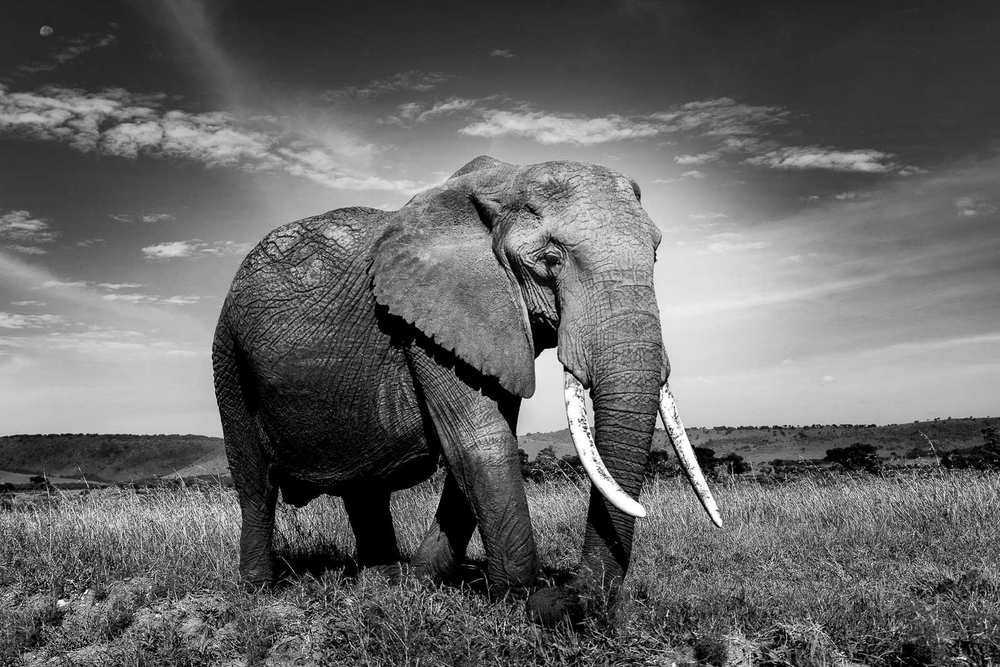
#> input picture projectold.py/python/original_image.png, 1000 x 667 px, shrunk from 1600 x 1067 before the run
$ python 'Gaussian Filter.py'
#> lines starting #> are read from the running program, lines starting #| are printed output that depends on the picture; long printed decimals are rounded
import cv2
import numpy as np
import matplotlib.pyplot as plt
from skimage.metrics import peak_signal_noise_ratio as psnr
from skimage.metrics import structural_similarity as ssim

img = cv2.imread("original_image.png")
#> img is the input picture: shape (667, 1000, 3); min 0, max 255, mean 101.8
img = cv2.cvtColor(img, cv2.COLOR_BGR2RGB)


def add_gaussian_noise(image, mean=0, var=20):
#> called with mean = 0, var = 20
    sigma = var ** 0.5
    gaussian = np.random.normal(mean, sigma, image.shape).astype(np.float32)
    noisy = image.astype(np.float32) + gaussian
    noisy = np.clip(noisy, 0, 255).astype(np.uint8)
    return noisy

def add_salt_pepper_noise(image, prob=0.02):
#> called with prob = 0.02
    noisy = np.copy(image)
    rnd = np.random.rand(image.shape[0], image.shape[1])
    noisy[rnd < prob] = 0
    noisy[rnd > 1 - prob] = 255
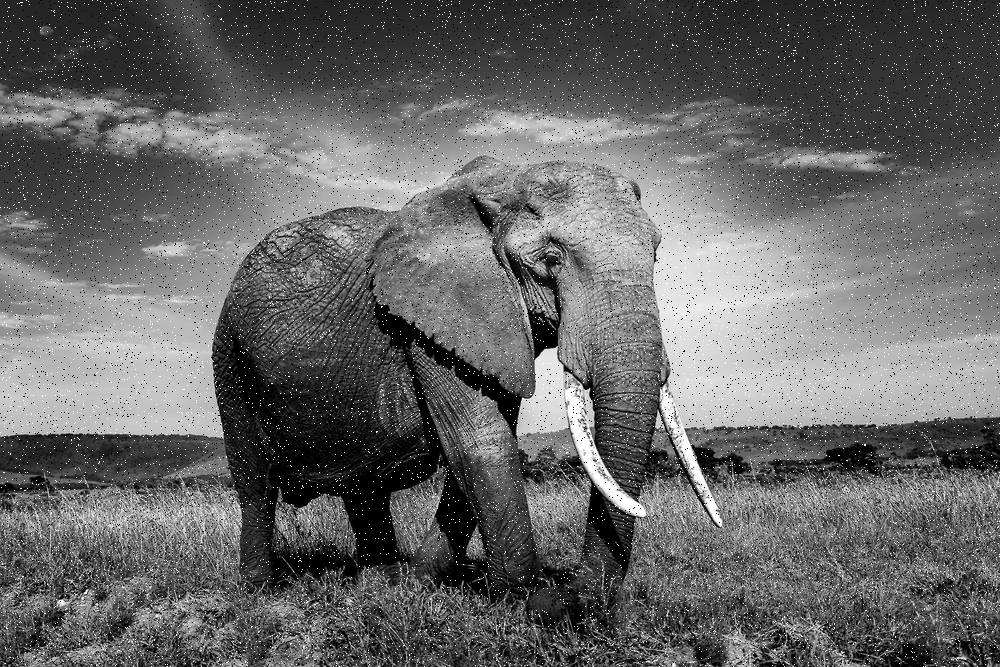
#> noisy: shape (667, 1000, 3); min 0, max 255, mean 102.8
    return noisy

def add_speckle_noise(image):
    noise = np.random.randn(*image.shape)
    noisy = image + image * noise
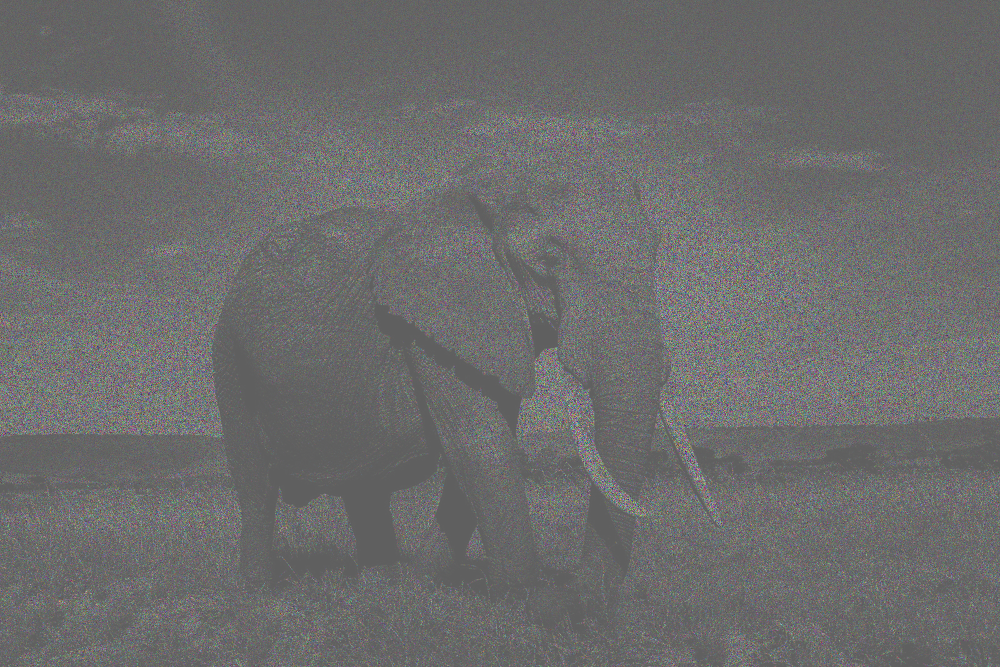
#> noisy: shape (667, 1000, 3) float64; mean R, G, B 101.9, 101.9, 101.7; drawn with min black and max white
    noisy = np.clip(noisy, 0, 255).astype(np.uint8)
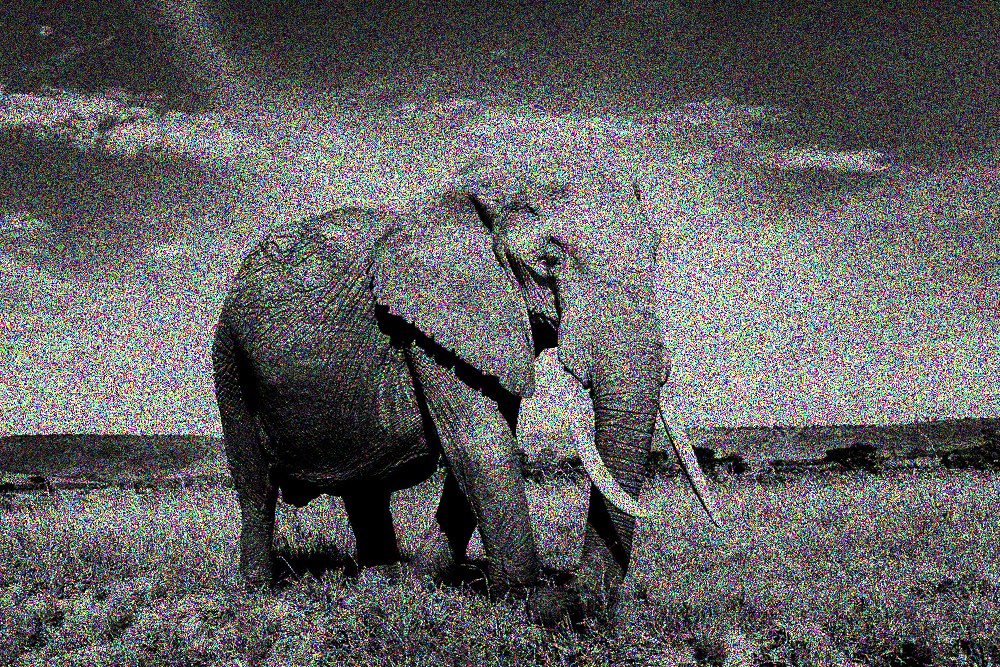
#> noisy: shape (667, 1000, 3); mean R, G, B 96.7, 96.6, 96.5
    return noisy

gaussian_img = add_gaussian_noise(img)
s_p_img = add_salt_pepper_noise(img)
speckle_img = add_speckle_noise(img)


def apply_gaussian_filter(image, kernel_size=5, sigma=1):
#> called with kernel_size = 5, sigma = 1
    filtered = cv2.GaussianBlur(image, (kernel_size, kernel_size), sigma)
    return filtered

gaussian_denoised = apply_gaussian_filter(gaussian_img)
s_p_denoised = apply_gaussian_filter(s_p_img)
speckle_denoised = apply_gaussian_filter(speckle_img)
#> call 3 of apply_gaussian_filter, with kernel_size = 5, sigma = 1
#> in apply_gaussian_filter (call 3), `filtered = cv2.GaussianBlur(image, (kernel_size, kernel_size), sigma)`:
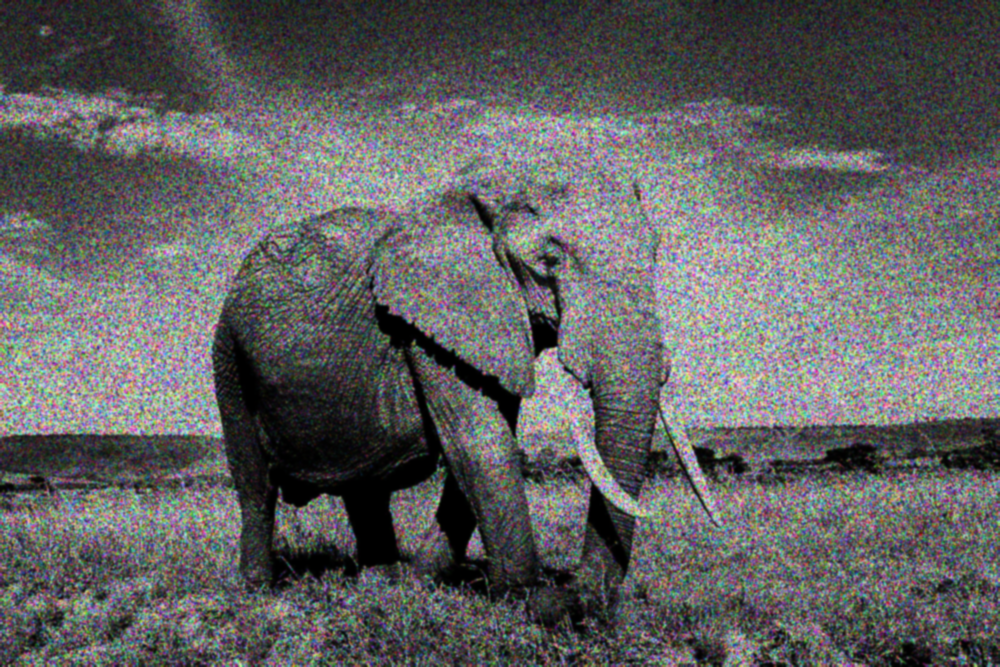
#> filtered: shape (667, 1000, 3); mean R, G, B 96.7, 96.6, 96.5

def calculate_ief(original, noisy, denoised):
    numerator = np.sum((noisy.astype(np.float32) - original.astype(np.float32)) ** 2)
#> numerator = 39641300
    denominator = np.sum((denoised.astype(np.float32) - original.astype(np.float32)) ** 2)
#> denominator = 475098528
    if denominator == 0:
        return float('inf')
    return numerator / denominator

print("\n Quality Metrics Results (with IEF):")
print("Gaussian Noise → PSNR:", psnr(img, gaussian_denoised),
      "| SSIM:", ssim(img, gaussian_denoised, channel_axis=2),
      "| IEF:", calculate_ief(img, gaussian_img, gaussian_denoised))
#| Gaussian Noise → PSNR: 24.375 | SSIM: 0.7922 | IEF: 0.08344

print("Salt & Pepper → PSNR:", psnr(img, s_p_denoised),
      "| SSIM:", ssim(img, s_p_denoised, channel_axis=2),
      "| IEF:", calculate_ief(img, s_p_img, s_p_denoised))
#| Salt & Pepper → PSNR: 23.164 | SSIM: 0.6013 | IEF: 2.585

print("Speckle Noise → PSNR:", psnr(img, speckle_denoised),
      "| SSIM:", ssim(img, speckle_denoised, channel_axis=2),
      "| IEF:", calculate_ief(img, speckle_img, speckle_denoised))
#| Speckle Noise → PSNR: 18.239 | SSIM: 0.3403 | IEF: 6.052


plt.figure(figsize=(15, 10))

plt.subplot(3, 3, 1), plt.imshow(img), plt.title("Original"), plt.axis('off')
plt.subplot(3, 3, 2), plt.imshow(gaussian_img), plt.title("Gaussian Noise"), plt.axis('off')
plt.subplot(3, 3, 3), plt.imshow(gaussian_denoised), plt.title("Gaussian + Gaussian Filter"), plt.axis('off')

plt.subplot(3, 3, 4), plt.imshow(img), plt.title("Original"), plt.axis('off')
plt.subplot(3, 3, 5), plt.imshow(s_p_img), plt.title("Salt & Pepper Noise"), plt.axis('off')
plt.subplot(3, 3, 6), plt.imshow(s_p_denoised), plt.title("S&P + Gaussian Filter"), plt.axis('off')

plt.subplot(3, 3, 7), plt.imshow(img), plt.title("Original"), plt.axis('off')
plt.subplot(3, 3, 8), plt.imshow(speckle_img), plt.title("Speckle Noise"), plt.axis('off')
plt.subplot(3, 3, 9), plt.imshow(speckle_denoised), plt.title("Speckle + Gaussian Filter"), plt.axis('off')

plt.show()
